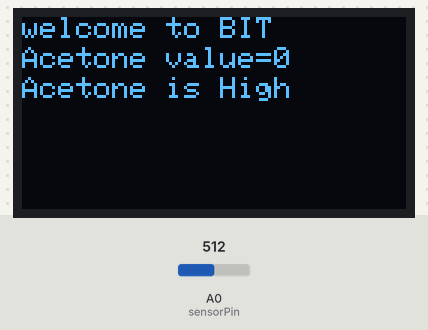
A sketch run on a simulated Arduino Uno, built with avr-gcc and run on an emulated ATmega328P. Parts: 128×64 one-colour display. The test bench sets the inputs (shaded band); at power-on: A0 (sensorPin) = 512.

Above: at 4.6 s.
4.7 s: A0 (sensorPin) set to 488
At 11.3 s:
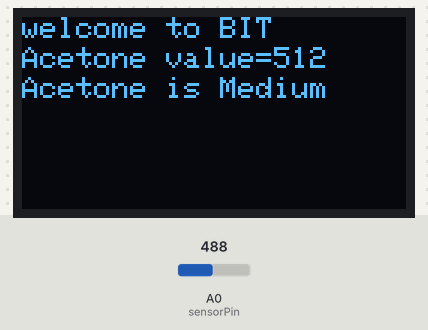
11.6 s: A0 (sensorPin) set to 261
19.3 s: A0 (sensorPin) set to 240
At 25.9 s:
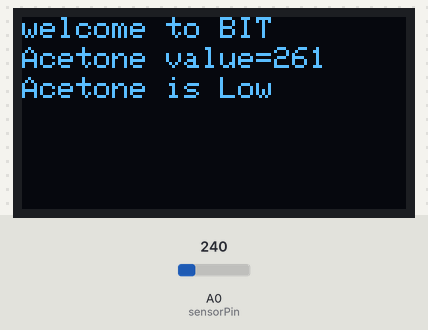
Timing chart, 0 to 27.4 s (numbered marks = the images above; inputs shaded):
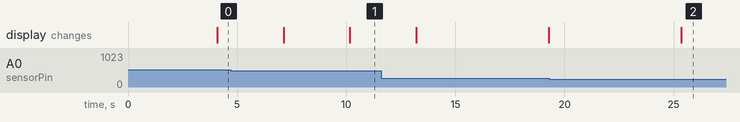

Measured:
- the behaviour switches between 501 and 500 on A0 (sensorPin) (found by bisection; images 0 and 1)
- the behaviour switches between 251 and 250 on A0 (sensorPin) (found by bisection; images 1 and 2)
- after the input at 4.7 s, the display: first differs from a run without the input after 5.5 s (image 1)
- after the input at 19.3 s, the display: changes after 6.1 s (image 2)

The sketch:

diabetosense_code.ino
```cpp
#include <Wire.h>
#include <SPI.h>
#include <Adafruit_GFX.h>
#include <Adafruit_SSD1306.h>
#define OLED_RESET 4
Adafruit_SSD1306
display(OLED_RESET);
int sensorPin = A0;
int digitalValue = 0;

#define OLED_RESET 4

#if (SSD1306_LCDHEIGHT != 64)
#endif

void setup() {

// Set up the display
display.begin(SSD1306_SWITCHCAPVCC, 0x3C);
display.clearDisplay();
display.setTextSize(1);
display.setTextColor(WHITE);
display.setCursor(0, 0);
  // Display static text
display.println("   Welcome to TEAM DIABETO SENSE");
display.display();
delay(1000);// Initialize with the I2C addr 0x3D if not working use 0x3C (for the 128x64)
//display.setTextColor(WHITE);
//display.clearDisplay();
//display.display();
//display.drawPixel(0, 0, WHITE);
//display.drawPixel(127, 0, WHITE);
//display.drawPixel(0, 63, WHITE);
//display.drawPixel(127, 63, WHITE);


}
void loop(){

delay(1);//delay time 1 mili second
display.clearDisplay();
display.setTextSize(1);//text size
display.setTextColor(WHITE);//text color
display.setCursor(0,0);
display.println("welcome to BIT");//display out text 1st line
display.setTextColor(WHITE,BLACK);
display.setTextSize (1);
display.setCursor (0,10);
display.println("Acetone value=" + String(digitalValue));

display.setTextSize (1);
display.setTextColor(WHITE,BLACK);
display.setCursor (0,20);
digitalValue = analogRead(A0);
if(digitalValue>500)
{
display.println("Acetone is High");
}
else if(digitalValue>250)
{
display.println("Acetone is Medium");
}
     else
     {
     display.println("Acetone is Low");
     }
  delay(3000);
  display.display();
}
```
